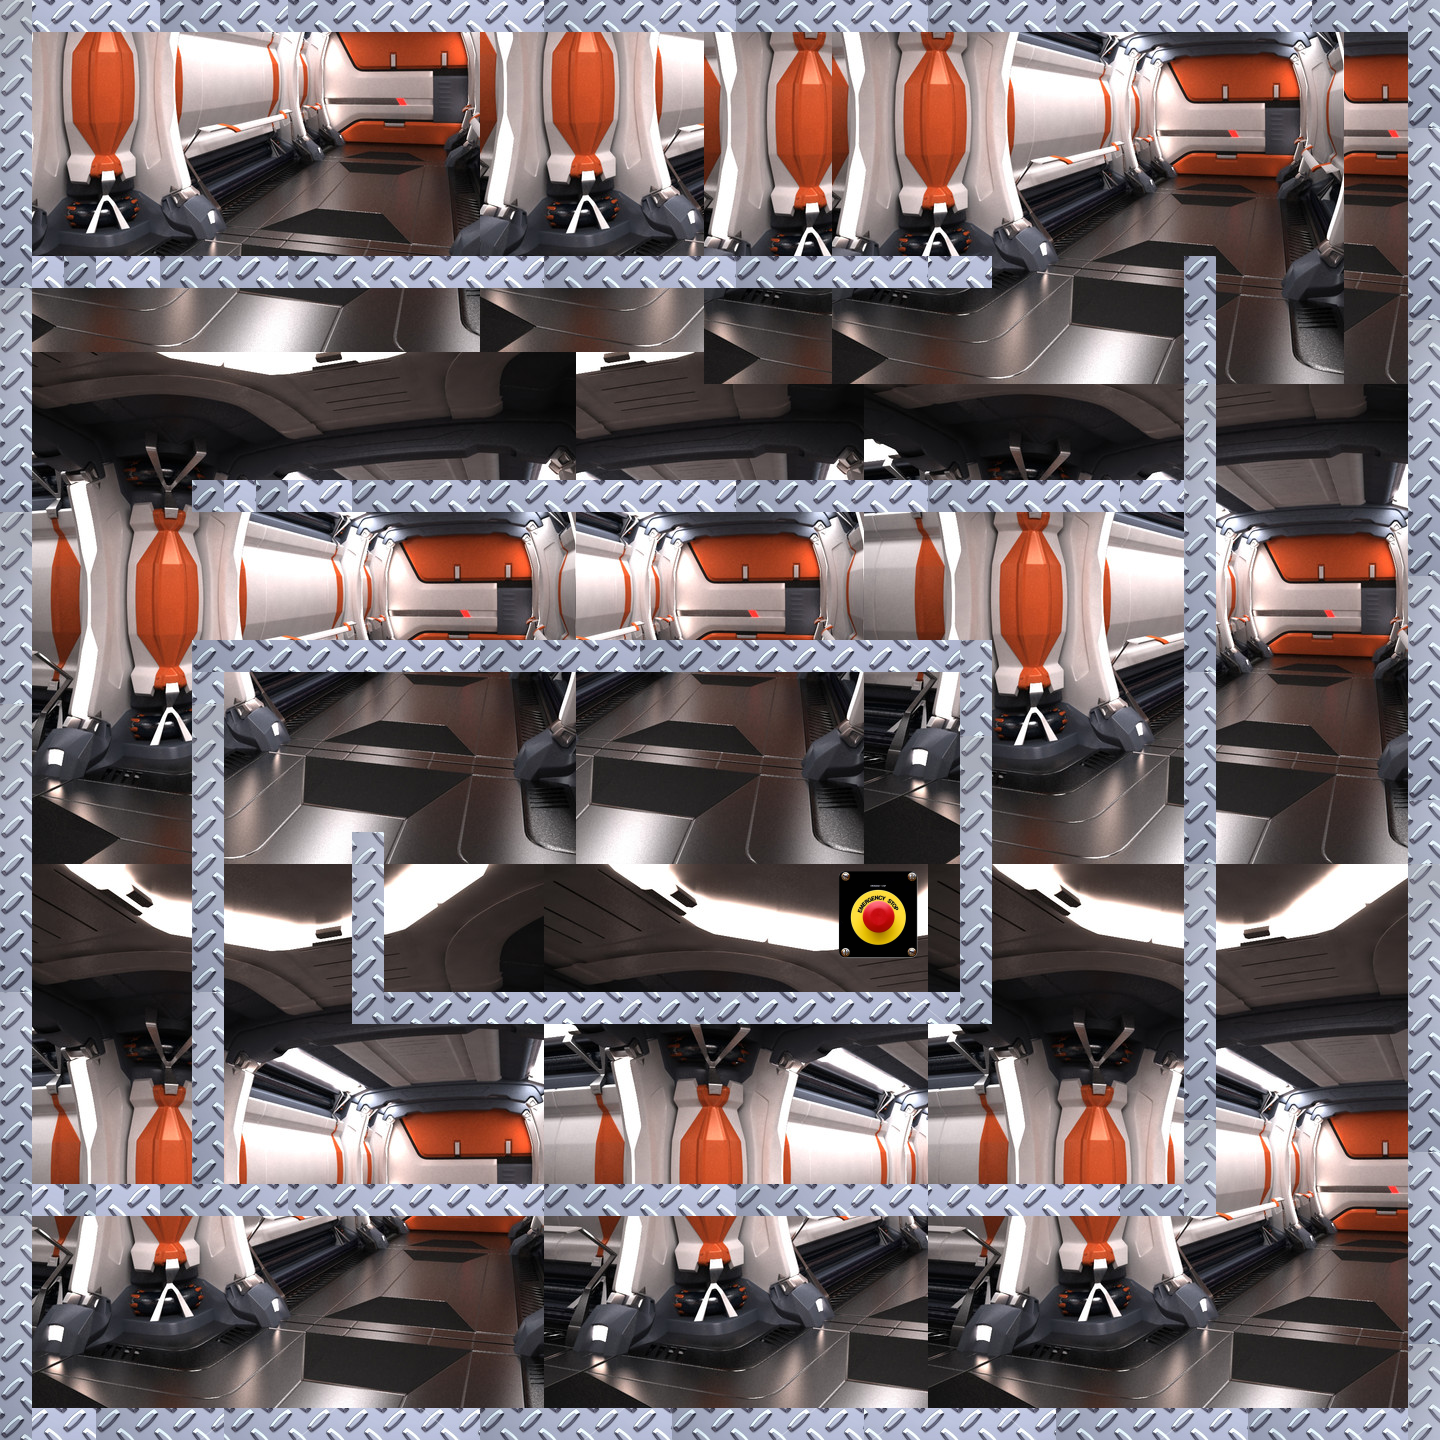

A level layout from a 2D game, rendered from its tile map. Below: a short description, then the map file with tile-grid data replaced by summaries:
An orthogonal 45x45 tile map with 32x32 px tiles, 4 tile layers (backgroundImage, background, Tile Layer 5, Tile Layer 3), 1 hidden layer not drawn, 4 tilesets and 16 objects (14x SpaceDog, mainPlayer, storyEntity).

<map version="1.0" orientation="orthogonal" width="45" height="45" tilewidth="32" tileheight="32">
 <tileset firstgid="1" name="metalbk" tilewidth="32" tileheight="32">
  <image source="tilesets/metalbk.png" width="380" height="304" />
 </tileset>
 <tileset firstgid="100" name="metatiles32x32" tilewidth="32" tileheight="32">
  <image source="Gamecraft 2013/tilesets/metatiles32x32.png" width="192" height="32" />
  <tile id="0">
   <properties>
    <property name="type" value="solid" />
   </properties>
  </tile>
 </tileset>
 <tileset firstgid="106" name="spacewalkBackground" tilewidth="32" tileheight="32">
  <image source="background/spacewalkBackground.jpg" width="600" height="600" />
 </tileset>
 <tileset firstgid="430" name="successButton" tilewidth="32" tileheight="32">
  <image source="sprite/successButton.png" width="192" height="101" />
 </tileset>
 <layer name="backgroundImage" width="45" height="45">
  <data>[2025 cells, 2011 non-empty, 322 distinct tile ids]</data>
 </layer>
 <layer name="background" width="45" height="45">
  <data>[2025 cells, 379 non-empty, 27 distinct tile ids]</data>
 </layer>
 <layer name="collision" width="45" height="45" visible="0">
  <data>[2025 cells, 379 non-empty, 1 distinct tile ids]</data>
 </layer>
 <layer name="Tile Layer 5" width="45" height="45">
  <data>[2025 cells, 9 non-empty, 9 distinct tile ids]</data>
 </layer>
 <layer name="Tile Layer 3" width="45" height="45">
  <data>[2025 cells, 0 non-empty, 0 distinct tile ids]</data>
 </layer>
 <objectgroup name="Entities" width="45" height="45">
  <object name="SpaceDog" x="636" y="1334" width="363" height="50">
   <properties>
    <property name="image" value="SpaceDog" />
    <property name="speed" value="30" />
    <property name="spritewidth" value="101" />
   </properties>
  </object>
  <object name="SpaceDog" x="891" y="1261" width="363" height="50">
   <properties>
    <property name="image" value="SpaceDog" />
    <property name="speed" value="30" />
    <property name="spritewidth" value="101" />
   </properties>
  </object>
  <object name="SpaceDog" x="846" y="187" width="363" height="50">
   <properties>
    <property name="image" value="SpaceDog" />
    <property name="speed" value="70" />
    <property name="spritewidth" value="101" />
   </properties>
  </object>
  <object name="SpaceDog" x="846" y="99" width="363" height="50">
   <properties>
    <property name="image" value="SpaceDog" />
    <property name="speed" value="70" />
    <property name="spritewidth" value="101" />
   </properties>
  </object>
  <object name="SpaceDog" x="390" y="187" width="363" height="50">
   <properties>
    <property name="image" value="SpaceDog" />
    <property name="speed" value="50" />
    <property name="spritewidth" value="101" />
   </properties>
  </object>
  <object name="SpaceDog" x="405" y="102" width="363" height="50">
   <properties>
    <property name="image" value="SpaceDog" />
    <property name="speed" value="50" />
    <property name="spritewidth" value="101" />
   </properties>
  </object>
  <object name="SpaceDog" x="98" y="321" width="363" height="50">
   <properties>
    <property name="image" value="SpaceDog" />
    <property name="speed" value="70" />
    <property name="spritewidth" value="101" />
   </properties>
  </object>
  <object name="SpaceDog" x="297" y="408" width="363" height="50">
   <properties>
    <property name="image" value="SpaceDog" />
    <property name="speed" value="70" />
    <property name="spritewidth" value="101" />
   </properties>
  </object>
  <object name="SpaceDog" x="591" y="324" width="363" height="50">
   <properties>
    <property name="image" value="SpaceDog" />
    <property name="speed" value="70" />
    <property name="spritewidth" value="101" />
   </properties>
  </object>
  <object name="SpaceDog" x="402" y="919" width="363" height="50">
   <properties>
    <property name="image" value="SpaceDog" />
    <property name="speed" value="90" />
    <property name="spritewidth" value="101" />
   </properties>
  </object>
  <object name="SpaceDog" x="405" y="823" width="363" height="50">
   <properties>
    <property name="image" value="SpaceDog" />
    <property name="speed" value="90" />
    <property name="spritewidth" value="101" />
   </properties>
  </object>
  <object name="SpaceDog" x="400" y="731" width="267" height="48">
   <properties>
    <property name="image" value="SpaceDog" />
    <property name="speed" value="90" />
    <property name="spritewidth" value="101" />
   </properties>
  </object>
  <object name="SpaceDog" x="359" y="1125" width="363" height="50">
   <properties>
    <property name="image" value="SpaceDog" />
    <property name="speed" value="90" />
    <property name="spritewidth" value="101" />
   </properties>
  </object>
  <object name="SpaceDog" x="725" y="1055" width="363" height="50">
   <properties>
    <property name="image" value="SpaceDog" />
    <property name="speed" value="90" />
    <property name="spritewidth" value="101" />
   </properties>
  </object>
  <object name="mainPlayer" x="42" y="1315" width="129" height="72">
   <properties>
    <property name="image" value="catwalk" />
    <property name="spritewidth" value="101" />
   </properties>
  </object>
  <object name="storyEntity" x="831" y="875" width="93" height="79">
   <properties>
    <property name="s" value="successButton" />
   </properties>
  </object>
 </objectgroup>
</map>
